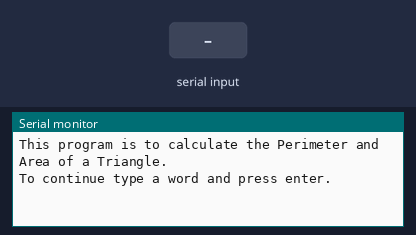
Simulated run of this sketch. Board: Arduino Uno, built with avr-gcc and run on an emulated ATmega328P. Shown: the last lines printed to the serial monitor. Inputs (shaded band) come from the test bench.

Above: at 1.2 s.
1.3 s: "90,45,200\n" received over Serial
At 1.8 s:
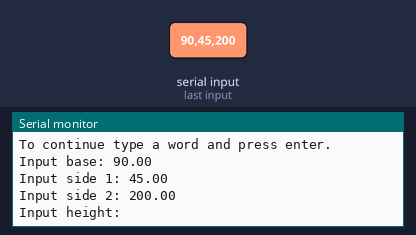
2.8 s: "30,150,10\n" received over Serial
At 4.0 s:
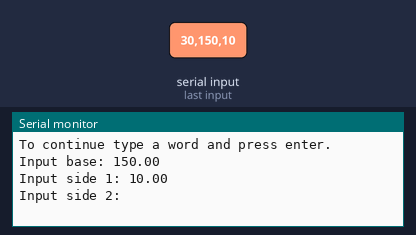

Measured:
- after the input at 1.3 s, the serial monitor: prints a new line at once (image 1)
- after the input at 2.8 s, the serial monitor: prints a new line at once (image 2)

The sketch:

Calculating_Area_and_perimeter_of_triangle.ino
```cpp
//Dylan Sedeno

float area, height, base, side1 , side2, sum; //variables needed for program

void setup() {
  // put your setup code here, to run once:
  Serial.begin(9600); // baud rate for serial monitor
}

void loop() {
  // put your main code here, to run repeatedly:
  Serial.println("This program is to calculate the Perimeter and Area of a Triangle."); //informs the user about program
  Serial.println("To continue type a word and press enter.");

  while(Serial.available() == 0 || Serial.available() == 1 ){} // used to keep program from continueing

  Serial.print("Input base: "); //prompts user for base
   while(base == 0){ // used to wait for the user to input value
  base = Serial.parseFloat(); //sets the variable to the users input
  }
  Serial.println(base); // prints the users input

  Serial.print("Input side 1: "); //prompts user for side 1
  while(side1 == 0){ // used to wait for the user to input value
  side1 = Serial.parseFloat();//sets the variable to the users input
  }
  Serial.println(side1);// prints the users input

  Serial.print("Input side 2: "); //prompts user for side 2
   while(side2 == 0){ // used to wait for the user to input value
  side2 = Serial.parseFloat();//sets the variable to the users input
  }
  Serial.println(side2);// prints the users input

  Serial.print("Input height: "); //prompts user for height
   while(height == 0){ // used to wait for the user to input value
  height = Serial.parseFloat();//sets the variable to the users input
  }
  Serial.println(height);// prints the users input

  area = base * height; // calculates the area of triangle
  sum = side1 + side2 + base; // calculates the perimeter of the triangle

  Serial.print("The Area of the triangle is: ");
  Serial.println(area); //outputs the results for the triangles area
  Serial.print("The Perimeter is: ");
  Serial.println(sum); //outputs the results for the triangles Perimeter

  Serial.println("To input another triagle type a word and press Enter"); //to prompt the user if they want to input more
  while(Serial.available() == 0 ){} // waits until the user presses enter to continue the code

  //resets the varibles for new inputs
  sum = 0;
  height = 0;
  side1 = 0;
  side2 = 0;
  area = 0;
  sum = 0;
  base =0;
}
```
